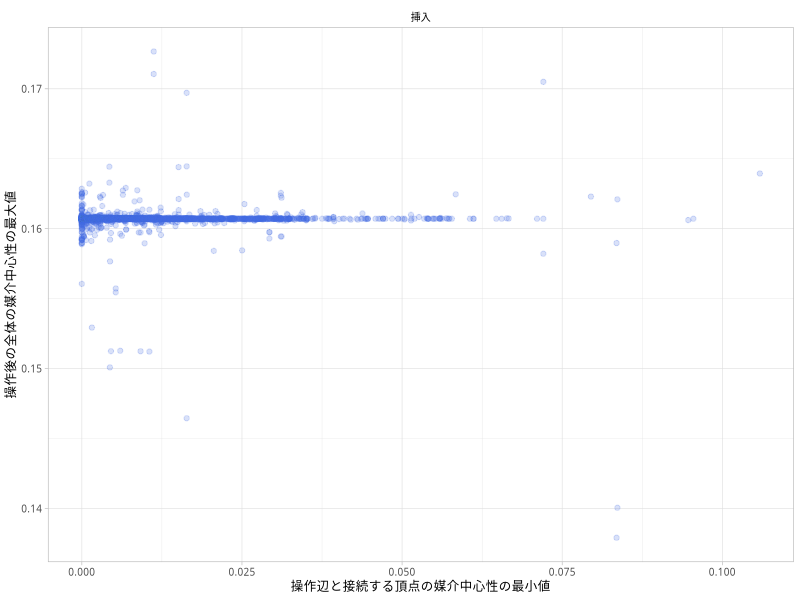

Source code (R):
library(readr)
library(dplyr)
library(tidyr)
library(ggplot2)
library(viridis)
theme_set(theme_light(base_size = 9, base_family = 'IPAexGothic'))
out_file <- paste0(sub('^--file=(.+)\\.R$', '\\1', basename(commandArgs()[4])), '.pdf')

data_static <- read_csv(
  '../../res/data/road-oka-static.csv',
  col_types = list(vert = col_character(), bc = col_double())
)

data_dynamic <- read_csv(
  '../../res/data/road-oka-dynamic.csv',
  col_types = list(
    vert1 = col_character(),
    vert2 = col_character(),
    `max-bc` = col_double()
  )
) %>%
  select(c(vert1, vert2, query, `max-bc`))

data <- data_dynamic %>%
  filter(!is.nan(`max-bc`)) %>%
  inner_join(data_static, by = c('vert1' = 'vert')) %>%
  rename('bc1' = 'bc') %>%
  inner_join(data_static, by = c('vert2' = 'vert')) %>%
  rename('bc2' = 'bc') %>%
  mutate(`min-bc-on-pair` = pmin(bc1, bc2)) %>%
  mutate(query = factor(
    query, levels = c('insert', 'delete'), labels = c('挿入', '削除')
  )) %>%
  arrange(`min-bc-on-pair`)

gp <- ggplot(data, aes(`min-bc-on-pair`, `max-bc`)) +
  facet_grid(cols = vars(`query`)) +
  geom_point(alpha = 0.2, colour = 'royalblue') +
  xlab('操作辺と接続する頂点の媒介中心性の最小値') +
  ylab('操作後の全体の媒介中心性の最大値') +
  theme(
    legend.title = element_blank(),
    legend.position = 'none',
    strip.text = element_text(colour = 'black'),
    strip.background = element_blank()
  )

ggsave(out_file, gp, cairo_pdf, width = 12, height = 7, units = 'cm')
